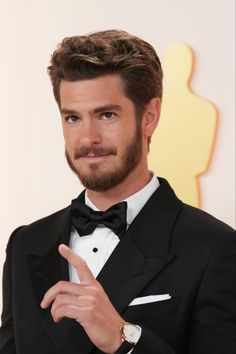
#> input picture Model/dataset/Andrew Garfield/image_1.jpg, 236 x 354 px; its folder holds only this picture in this run
$ python -i util.py   (imports and definitions only)
#> lines starting #> are read from the running program, lines starting #| are printed output that depends on the picture
import joblib
import json
import numpy as np
import base64
import cv2
from wavelet import w2d
from sklearn.preprocessing import StandardScaler


__class_name_to_number = {}
__class_number_to_name = {}

__model = None

def classify_image(image_base64_data, file_path=None):

    imgs = get_cropped_image_if_2_eyes(file_path, image_base64_data)

    result = []
    for img in imgs:
        scalled_raw_img = cv2.resize(img, (32, 32))
        img_har = w2d(img, 'db1', 5)
        scalled_img_har = cv2.resize(img_har, (32, 32))
        combined_img = np.vstack((scalled_raw_img.reshape(32 * 32 * 3, 1), scalled_img_har.reshape(32 * 32, 1)))

        len_image_array = 32*32*3 + 32*32

        final = combined_img.reshape(1,len_image_array).astype(float)
        result.append({
            'class': class_number_to_name(__model.predict(final)[0]),
            'class_probability': np.around(__model.predict_proba(final)*100,2).tolist()[0],
            'class_dictionary': __class_name_to_number
        })

    return result

def class_number_to_name(class_num):
    return __class_number_to_name[class_num]

def load_saved_artifacts():
    print("loading saved artifacts...start")
    global __class_name_to_number
    global __class_number_to_name

    with open("./artifacts/class_dictionary.json", "r") as f:
        __class_name_to_number = json.load(f)
        __class_number_to_name = {v:k for k,v in __class_name_to_number.items()}

    global __model
    if __model is None:
        with open('./artifacts/saved_model.pkl', 'rb') as f:
            __model = joblib.load(f)
    print("loading saved artifacts...done")


def get_cv2_image_from_base64_string(b64str):
    '''
    Convert a base64 encoded image string to a cv2 image.
    :param b64str: Base64 encoded image string.
    :return: cv2 image or None if there is an error.
    '''
    try:
        print("Base64 string:", b64str)  # Debugging statement
        if ',' in b64str:
            encoded_data = b64str.split(',')[1]
        else:
            # Handle case where there's no comma
            encoded_data = b64str

        # Decode base64 string to bytes
        nparr = np.frombuffer(base64.b64decode(encoded_data), np.uint8)
        img = cv2.imdecode(nparr, cv2.IMREAD_COLOR)
        return img
    except Exception as e:
        print(f"Error processing base64 string: {e}")
        return None


def get_cropped_image_if_2_eyes(image_path, image_base64_data):
    face_cascade = cv2.CascadeClassifier('./opencv/haarcascades/haarcascade_frontalface_default.xml')
    eye_cascade = cv2.CascadeClassifier('./opencv/haarcascades/haarcascade_eye.xml')

    if image_path:
        img = cv2.imread(image_path)
    else:
        img = get_cv2_image_from_base64_string(image_base64_data)

    gray = cv2.cvtColor(img, cv2.COLOR_BGR2GRAY)
    faces = face_cascade.detectMultiScale(gray, 1.3, 5)

    cropped_faces = []
    for (x,y,w,h) in faces:
            roi_gray = gray[y:y+h, x:x+w]
            roi_color = img[y:y+h, x:x+w]
            eyes = eye_cascade.detectMultiScale(roi_gray)
            if len(eyes) >= 2:
                cropped_faces.append(roi_color)
    return cropped_faces

def get_b64_test_image_for_tom():
    with open("b64.txt") as f:
        content = f.read().strip()  # Remove any leading/trailing whitespace
    print("Base64 content length:", len(content))  # Print length for debugging
    return content

# [4 lines not run here, left out]

    #print(classify_image(None, "./test_images/tom_1.jpg"))
    #print(classify_image(None, "./test_images/andrew_1.jpg"))# Inconsistent result could be due to https://github.com/scikit-learn/scikit-learn/issues/13211

>>> import cv2
>>> picture = cv2.imread('../Model/dataset/Andrew Garfield/image_1.jpg', cv2.IMREAD_GRAYSCALE)
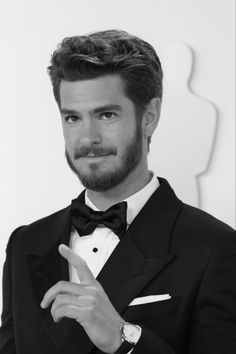
#> picture: shape (354, 236); min 0, max 255, mean 134.1
>>> result = classify_image(picture)
#> (printed output is left out)
#> in get_cv2_image_from_base64_string, `nparr = np.frombuffer(base64.b64decode(encoded_data), np.uint8)`: nparr = 311 values, max 253 at index 223, min 0 at index 276, mean 120.3
#> (the run stopped early here; a loop or call above may not have finished)

$ run again, on Model/dataset/Andrew Garfield/image_10.jpg
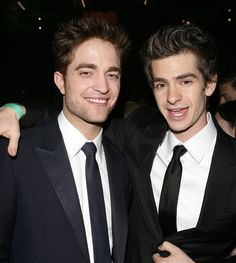
#> input picture Model/dataset/Andrew Garfield/image_10.jpg, 236 x 263 px
#> `picture = cv2.imread('../Model/dataset/Andrew Garfield/image_1.jpg', c..`:
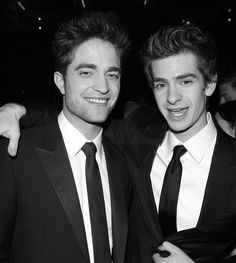
#> picture: shape (263, 236); min 0, max 255, mean 64.9
#> (printed output is left out)
#> nparr = 143 values, max 255 at index 105, min 0 at index 61, mean 160.7

$ run again, on Model/dataset/Andrew Garfield/image_100.jpg
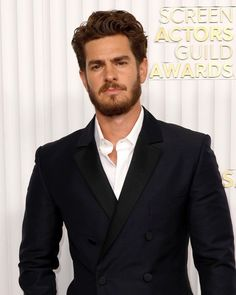
#> input picture Model/dataset/Andrew Garfield/image_100.jpg, 236 x 295 px
#> `picture = cv2.imread('../Model/dataset/Andrew Garfield/image_1.jpg', c..`:
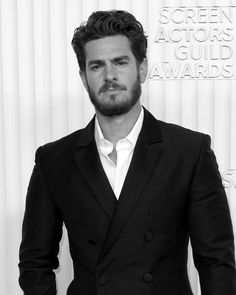
#> picture: shape (295, 236); min 0, max 255, mean 126.2
#> (printed output is left out)
#> nparr = [149, 117, 96, 178, 218, 169, 195, 57, 152, 177, 241]

$ run again, on Model/dataset/Andrew Garfield/image_11.jpg
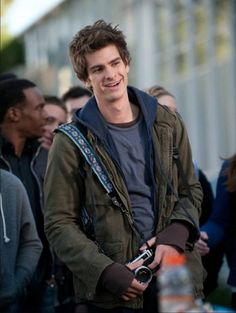
#> input picture Model/dataset/Andrew Garfield/image_11.jpg, 236 x 313 px
#> `picture = cv2.imread('../Model/dataset/Andrew Garfield/image_1.jpg', c..`:
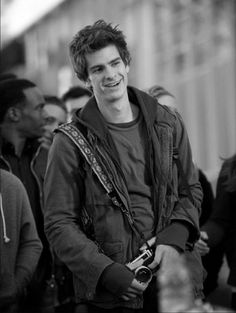
#> picture: shape (313, 236); min 0, max 255, mean 81.3
#> (printed output is left out)
#> nparr = 845 values, max 255 at index 771, min 0 at index 793, mean 135.4
